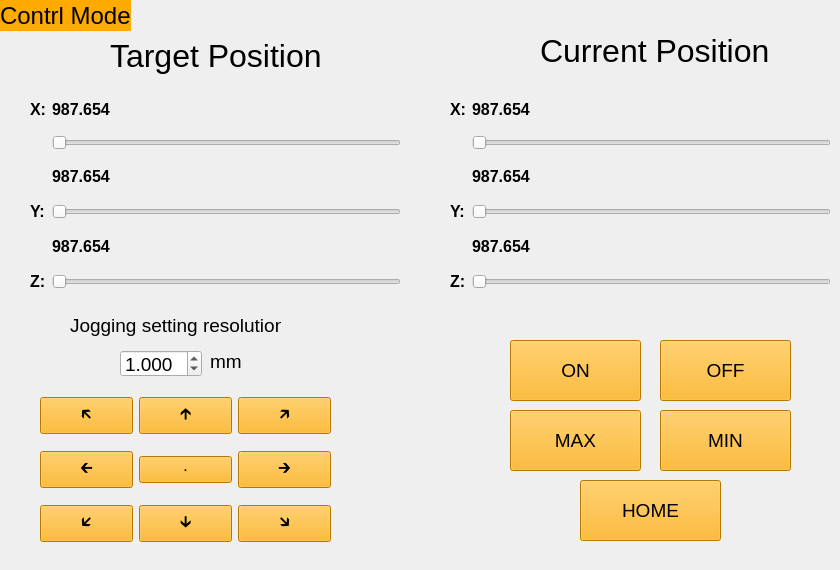
    <widget class="QWidget" name="controlpage">
     <widget class="QDoubleSpinBox" name="move_resolution_spinbox">
      <property name="geometry">
       <rect>
        <x>120</x>
        <y>350</y>
        <width>82</width>
        <height>27</height>
       </rect>
      </property>
      <property name="font">
       <font>
        <pointsize>14</pointsize>
       </font>
      </property>
      <property name="accelerated">
       <bool>true</bool>
      </property>
      <property name="decimals">
       <number>3</number>
      </property>
      <property name="value">
       <double>1.000000000000000</double>
      </property>
     </widget>
     <widget class="QLabel" name="label_36">
      <property name="geometry">
       <rect>
        <x>210</x>
        <y>350</y>
        <width>32</width>
        <height>23</height>
       </rect>
      </property>
      <property name="font">
       <font>
        <pointsize>14</pointsize>
       </font>
      </property>
      <property name="text">
       <string>mm</string>
      </property>
     </widget>
     <widget class="QWidget" name="gridLayoutWidget">
      <property name="geometry">
       <rect>
        <x>40</x>
        <y>380</y>
        <width>291</width>
        <height>181</height>
       </rect>
      </property>
      <layout class="QGridLayout" name="gridLayout">
       <property name="horizontalSpacing">
        <number>6</number>
       </property>
       <property name="verticalSpacing">
        <number>0</number>
       </property>
       <item row="2" column="1">
        <widget class="QPushButton" name="movedown_btn">
         <property name="font">
          <font>
           <pointsize>12</pointsize>
          </font>
         </property>
         <property name="styleSheet">
          <string notr="true">background-color: rgb(255, 170, 0);</string>
         </property>
         <property name="text">
          <string>🡳</string>
         </property>
        </widget>
       </item>
       <item row="1" column="1">
        <widget class="QPushButton" name="center_btn">
         <property name="font">
          <font>
           <pointsize>12</pointsize>
          </font>
         </property>
         <property name="styleSheet">
          <string notr="true">background-color: rgb(255, 170, 0);</string>
         </property>
         <property name="text">
          <string>·</string>
         </property>
        </widget>
       </item>
       <item row="0" column="1">
        <widget class="QPushButton" name="moveup_btn">
         <property name="font">
          <font>
           <pointsize>12</pointsize>
          </font>
         </property>
         <property name="styleSheet">
          <string notr="true">background-color: rgb(255, 170, 0);</string>
         </property>
         <property name="text">
          <string>🡱</string>
         </property>
        </widget>
       </item>
       <item row="0" column="0">
        <widget class="QPushButton" name="moveup_left_btn">
         <property name="font">
          <font>
           <pointsize>12</pointsize>
          </font>
         </property>
         <property name="styleSheet">
          <string notr="true">background-color: rgb(255, 170, 0);</string>
         </property>
         <property name="text">
          <string>🡴</string>
         </property>
        </widget>
       </item>
       <item row="0" column="2">
        <widget class="QPushButton" name="moveup_right_btn">
         <property name="font">
          <font>
           <pointsize>12</pointsize>
          </font>
         </property>
         <property name="styleSheet">
          <string notr="true">background-color: rgb(255, 170, 0);</string>
         </property>
         <property name="text">
          <string>🡵</string>
         </property>
        </widget>
       </item>
       <item row="2" column="0">
        <widget class="QPushButton" name="movedown_left_btn">
         <property name="font">
          <font>
           <pointsize>12</pointsize>
          </font>
         </property>
         <property name="styleSheet">
          <string notr="true">background-color: rgb(255, 170, 0);</string>
         </property>
         <property name="text">
          <string>🡷</string>
         </property>
        </widget>
       </item>
       <item row="2" column="2">
        <widget class="QPushButton" name="movedown_right_btn">
         <property name="font">
          <font>
           <pointsize>12</pointsize>
          </font>
         </property>
         <property name="styleSheet">
          <string notr="true">background-color: rgb(255, 170, 0);</string>
         </property>
         <property name="text">
          <string>🡶</string>
         </property>
        </widget>
       </item>
       <item row="1" column="0">
        <widget class="QPushButton" name="moveleft_btn">
         <property name="font">
          <font>
           <pointsize>12</pointsize>
          </font>
         </property>
         <property name="styleSheet">
          <string notr="true">background-color: rgb(255, 170, 0);</string>
         </property>
         <property name="text">
          <string>🡰</string>
         </property>
        </widget>
       </item>
       <item row="1" column="2">
        <widget class="QPushButton" name="moveright_btn">
         <property name="font">
          <font>
           <pointsize>12</pointsize>
          </font>
         </property>
         <property name="styleSheet">
          <string notr="true">background-color: rgb(255, 170, 0);</string>
         </property>
         <property name="text">
          <string>🡲</string>
         </property>
        </widget>
       </item>
      </layout>
     </widget>
     <widget class="QLabel" name="label_37">
      <property name="geometry">
       <rect>
        <x>540</x>
        <y>30</y>
        <width>231</width>
        <height>41</height>
       </rect>
      </property>
      <property name="font">
       <font>
        <pointsize>24</pointsize>
       </font>
      </property>
      <property name="text">
       <string>Current Position</string>
      </property>
     </widget>
     <widget class="QWidget" name="gridLayoutWidget_3">
      <property name="geometry">
       <rect>
        <x>30</x>
        <y>90</y>
        <width>371</width>
        <height>201</height>
       </rect>
      </property>
      <layout class="QGridLayout" name="gridLayout_4">
       <item row="3" column="1">
        <layout class="QHBoxLayout" name="horizontalLayout_4">
         <item>
          <widget class="QLabel" name="ypos_current_label">
           <property name="font">
            <font>
             <pointsize>12</pointsize>
             <weight>75</weight>
             <bold>true</bold>
            </font>
           </property>
           <property name="text">
            <string>987.654</string>
           </property>
          </widget>
         </item>
         <item>
          <spacer name="horizontalSpacer_3">
           <property name="orientation">
            <enum>Qt::Horizontal</enum>
           </property>
           <property name="sizeHint" stdset="0">
            <size>
             <width>40</width>
             <height>20</height>
            </size>
           </property>
          </spacer>
         </item>
        </layout>
       </item>
       <item row="0" column="0">
        <widget class="QLabel" name="label_38">
         <property name="font">
          <font>
           <pointsize>12</pointsize>
           <weight>75</weight>
           <bold>true</bold>
          </font>
         </property>
         <property name="text">
          <string>X:</string>
         </property>
        </widget>
       </item>
       <item row="4" column="1">
        <widget class="QSlider" name="ypos_current_slider">
         <property name="enabled">
          <bool>false</bool>
         </property>
         <property name="maximum">
          <number>200</number>
         </property>
         <property name="orientation">
          <enum>Qt::Horizontal</enum>
         </property>
        </widget>
       </item>
       <item row="6" column="1">
        <widget class="QSlider" name="zpos_current_slider">
         <property name="enabled">
          <bool>false</bool>
         </property>
         <property name="maximum">
          <number>200</number>
         </property>
         <property name="orientation">
          <enum>Qt::Horizontal</enum>
         </property>
        </widget>
       </item>
       <item row="0" column="1">
        <layout class="QHBoxLayout" name="horizontalLayout_2">
         <item>
          <widget class="QLabel" name="xpos_current_label">
           <property name="font">
            <font>
             <pointsize>12</pointsize>
             <weight>75</weight>
             <bold>true</bold>
            </font>
           </property>
           <property name="text">
            <string>987.654</string>
           </property>
          </widget>
         </item>
         <item>
          <spacer name="horizontalSpacer">
           <property name="orientation">
            <enum>Qt::Horizontal</enum>
           </property>
           <property name="sizeHint" stdset="0">
            <size>
             <width>40</width>
             <height>20</height>
            </size>
           </property>
          </spacer>
         </item>
        </layout>
       </item>
       <item row="5" column="1">
        <layout class="QHBoxLayout" name="horizontalLayout_5">
         <item>
          <widget class="QLabel" name="zpos_current_label">
           <property name="font">
            <font>
             <pointsize>12</pointsize>
             <weight>75</weight>
             <bold>true</bold>
            </font>
           </property>
           <property name="text">
            <string>987.654</string>
           </property>
          </widget>
         </item>
         <item>
          <spacer name="horizontalSpacer_4">
           <property name="orientation">
            <enum>Qt::Horizontal</enum>
           </property>
           <property name="sizeHint" stdset="0">
            <size>
             <width>40</width>
             <height>20</height>
            </size>
           </property>
          </spacer>
         </item>
        </layout>
       </item>
       <item row="6" column="0">
        <widget class="QLabel" name="label_40">
         <property name="font">
          <font>
           <pointsize>12</pointsize>
           <weight>75</weight>
           <bold>true</bold>
          </font>
         </property>
         <property name="text">
          <string>Z:</string>
         </property>
        </widget>
       </item>
       <item row="4" column="0">
        <widget class="QLabel" name="label_39">
         <property name="font">
          <font>
           <pointsize>12</pointsize>
           <weight>75</weight>
           <bold>true</bold>
          </font>
         </property>
         <property name="text">
          <string>Y:</string>
         </property>
        </widget>
       </item>
       <item row="2" column="1">
        <widget class="QSlider" name="xpos_current_slider">
         <property name="enabled">
          <bool>false</bool>
         </property>
         <property name="maximum">
          <number>300</number>
         </property>
         <property name="orientation">
          <enum>Qt::Horizontal</enum>
         </property>
        </widget>
       </item>
      </layout>
     </widget>
     <widget class="QWidget" name="gridLayoutWidget_4">
      <property name="geometry">
       <rect>
        <x>450</x>
        <y>90</y>
        <width>381</width>
        <height>201</height>
       </rect>
      </property>
      <layout class="QGridLayout" name="gridLayout_5">
       <item row="3" column="1">
        <layout class="QHBoxLayout" name="horizontalLayout_6">
         <item>
          <widget class="QLabel" name="ypos_target_label">
           <property name="font">
            <font>
             <pointsize>12</pointsize>
             <weight>75</weight>
             <bold>true</bold>
            </font>
           </property>
           <property name="text">
            <string>987.654</string>
           </property>
          </widget>
         </item>
         <item>
          <spacer name="horizontalSpacer_5">
           <property name="orientation">
            <enum>Qt::Horizontal</enum>
           </property>
           <property name="sizeHint" stdset="0">
            <size>
             <width>40</width>
             <height>20</height>
            </size>
           </property>
          </spacer>
         </item>
        </layout>
       </item>
       <item row="0" column="0">
        <widget class="QLabel" name="label_63">
         <property name="font">
          <font>
           <pointsize>12</pointsize>
           <weight>75</weight>
           <bold>true</bold>
          </font>
         </property>
         <property name="text">
          <string>X:</string>
         </property>
        </widget>
       </item>
       <item row="4" column="1">
        <widget class="QSlider" name="ypos_target_slider">
         <property name="maximum">
          <number>200</number>
         </property>
         <property name="orientation">
          <enum>Qt::Horizontal</enum>
         </property>
        </widget>
       </item>
       <item row="6" column="1">
        <widget class="QSlider" name="zpos_target_slider">
         <property name="maximum">
          <number>200</number>
         </property>
         <property name="orientation">
          <enum>Qt::Horizontal</enum>
         </property>
        </widget>
       </item>
       <item row="0" column="1">
        <layout class="QHBoxLayout" name="horizontalLayout_7">
         <item>
          <widget class="QLabel" name="xpos_target_label">
           <property name="font">
            <font>
             <pointsize>12</pointsize>
             <weight>75</weight>
             <bold>true</bold>
            </font>
           </property>
           <property name="text">
            <string>987.654</string>
           </property>
          </widget>
         </item>
         <item>
          <spacer name="horizontalSpacer_6">
           <property name="orientation">
            <enum>Qt::Horizontal</enum>
           </property>
           <property name="sizeHint" stdset="0">
            <size>
             <width>40</width>
             <height>20</height>
            </size>
           </property>
          </spacer>
         </item>
        </layout>
       </item>
       <item row="5" column="1">
        <layout class="QHBoxLayout" name="horizontalLayout_8">
         <item>
          <widget class="QLabel" name="zpos_target_label">
           <property name="font">
            <font>
             <pointsize>12</pointsize>
             <weight>75</weight>
             <bold>true</bold>
            </font>
           </property>
           <property name="text">
            <string>987.654</string>
           </property>
          </widget>
         </item>
         <item>
          <spacer name="horizontalSpacer_7">
           <property name="orientation">
            <enum>Qt::Horizontal</enum>
           </property>
           <property name="sizeHint" stdset="0">
            <size>
             <width>40</width>
             <height>20</height>
            </size>
           </property>
          </spacer>
         </item>
        </layout>
       </item>
       <item row="6" column="0">
        <widget class="QLabel" name="label_64">
         <property name="font">
          <font>
           <pointsize>12</pointsize>
           <weight>75</weight>
           <bold>true</bold>
          </font>
         </property>
         <property name="text">
          <string>Z:</string>
         </property>
        </widget>
       </item>
       <item row="4" column="0">
        <widget class="QLabel" name="label_65">
         <property name="font">
          <font>
           <pointsize>12</pointsize>
           <weight>75</weight>
           <bold>true</bold>
          </font>
         </property>
         <property name="text">
          <string>Y:</string>
         </property>
        </widget>
       </item>
       <item row="2" column="1">
        <widget class="QSlider" name="xpos_target_slider">
         <property name="maximum">
          <number>300</number>
         </property>
         <property name="orientation">
          <enum>Qt::Horizontal</enum>
         </property>
        </widget>
       </item>
      </layout>
     </widget>
     <widget class="QPushButton" name="move_home_btn">
      <property name="geometry">
       <rect>
        <x>580</x>
        <y>480</y>
        <width>141</width>
        <height>61</height>
       </rect>
      </property>
      <property name="font">
       <font>
        <pointsize>14</pointsize>
       </font>
      </property>
      <property name="styleSheet">
       <string notr="true">background-color: rgb(255, 170, 0);</string>
      </property>
      <property name="text">
       <string>HOME</string>
      </property>
     </widget>
     <widget class="QPushButton" name="move_min_btn">
      <property name="geometry">
       <rect>
        <x>660</x>
        <y>410</y>
        <width>131</width>
        <height>61</height>
       </rect>
      </property>
      <property name="font">
       <font>
        <pointsize>14</pointsize>
       </font>
      </property>
      <property name="styleSheet">
       <string notr="true">background-color: rgb(255, 170, 0);</string>
      </property>
      <property name="text">
       <string>MIN</string>
      </property>
     </widget>
     <widget class="QPushButton" name="move_max_btn">
      <property name="geometry">
       <rect>
        <x>510</x>
        <y>410</y>
        <width>131</width>
        <height>61</height>
       </rect>
      </property>
      <property name="font">
       <font>
        <pointsize>14</pointsize>
       </font>
      </property>
      <property name="styleSheet">
       <string notr="true">background-color: rgb(255, 170, 0);</string>
      </property>
      <property name="text">
       <string>MAX</string>
      </property>
     </widget>
     <widget class="QPushButton" name="vac_on_btn">
      <property name="geometry">
       <rect>
        <x>510</x>
        <y>340</y>
        <width>131</width>
        <height>61</height>
       </rect>
      </property>
      <property name="font">
       <font>
        <pointsize>14</pointsize>
       </font>
      </property>
      <property name="styleSheet">
       <string notr="true">background-color: rgb(255, 170, 0);</string>
      </property>
      <property name="text">
       <string>ON</string>
      </property>
     </widget>
     <widget class="QPushButton" name="vac_off_btn">
      <property name="geometry">
       <rect>
        <x>660</x>
        <y>340</y>
        <width>131</width>
        <height>61</height>
       </rect>
      </property>
      <property name="font">
       <font>
        <pointsize>14</pointsize>
       </font>
      </property>
      <property name="styleSheet">
       <string notr="true">background-color: rgb(255, 170, 0);</string>
      </property>
      <property name="text">
       <string>OFF</string>
      </property>
     </widget>
     <widget class="QLabel" name="label_66">
      <property name="geometry">
       <rect>
        <x>110</x>
        <y>30</y>
        <width>211</width>
        <height>51</height>
       </rect>
      </property>
      <property name="font">
       <font>
        <pointsize>24</pointsize>
       </font>
      </property>
      <property name="text">
       <string>Target Position</string>
      </property>
     </widget>
     <widget class="QLabel" name="label_46">
      <property name="geometry">
       <rect>
        <x>70</x>
        <y>310</y>
        <width>211</width>
        <height>31</height>
       </rect>
      </property>
      <property name="font">
       <font>
        <pointsize>14</pointsize>
       </font>
      </property>
      <property name="text">
       <string>Jogging setting resolution</string>
      </property>
     </widget>
     <widget class="QLabel" name="label_31">
      <property name="geometry">
       <rect>
        <x>0</x>
        <y>0</y>
        <width>131</width>
        <height>31</height>
       </rect>
      </property>
      <property name="font">
       <font>
        <pointsize>18</pointsize>
       </font>
      </property>
      <property name="styleSheet">
       <string notr="true">background-color: rgb(255, 170, 0);</string>
      </property>
      <property name="text">
       <string>Contrl Mode</string>
      </property>
      <property name="alignment">
       <set>Qt::AlignLeading|Qt::AlignLeft|Qt::AlignVCenter</set>
      </property>
     </widget>
    </widget>
